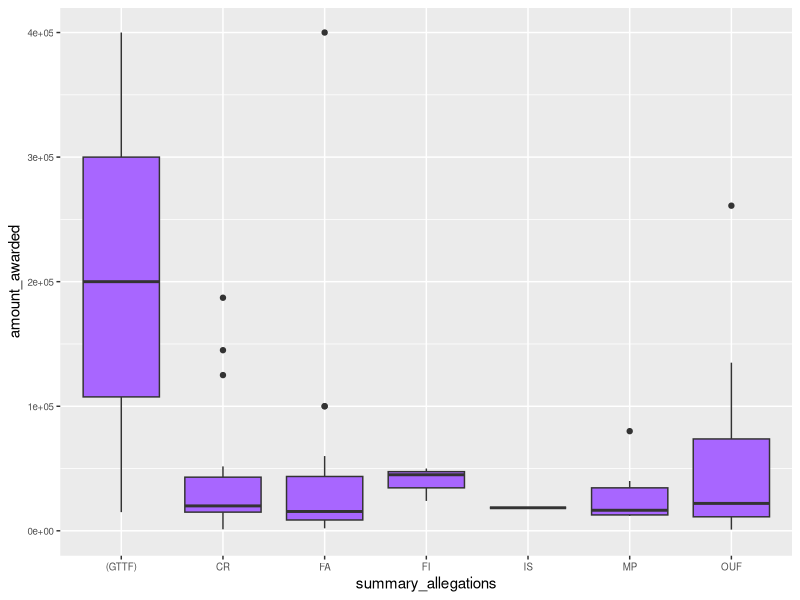
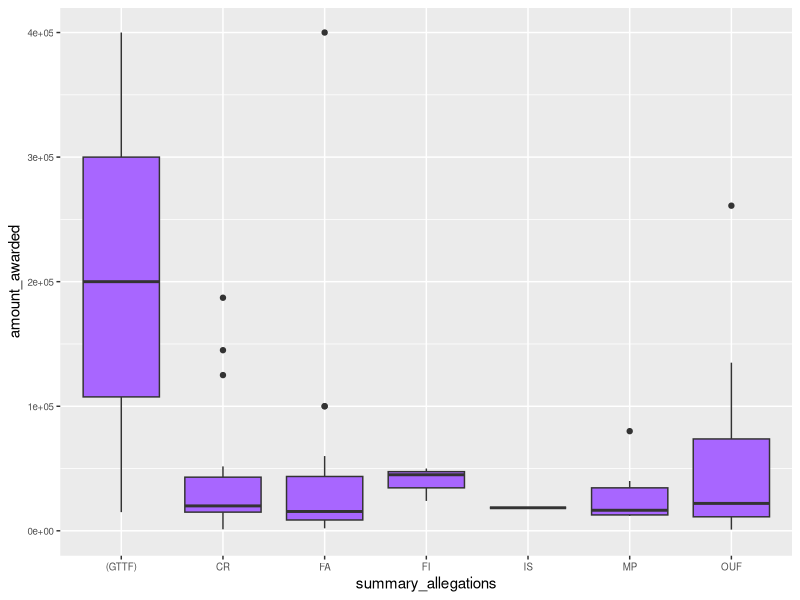

Generate these figures, in order, with R:
library(dplyr)
library(ggplot2)
library(stringr)

baltimore_data <- read.csv("../data/baltimore_edited.csv")

sum_over <- baltimore_data %>% 
  filter(amount_awarded > 400000)

View(sum_over)

max <- max(baltimore_data$amount_awarded)
print(max)

baltimore_data$summary_allegations <- toupper(baltimore_data$summary_allegations)

baltimore_data$summary_allegations <- str_replace(baltimore_data$summary_allegations, "POLICE MISCONDUCT - FALSE ARREST", "FA")
baltimore_data$summary_allegations <- str_replace(baltimore_data$summary_allegations, "VIOLATION OF CIVIL RIGHTS", "CR")
baltimore_data$summary_allegations <- str_replace(baltimore_data$summary_allegations, "POLICE MISCONDUCT - MALICIOUS PROSECUTION", "MP")
baltimore_data$summary_allegations <- str_replace(baltimore_data$summary_allegations, "POLICE MISCONDUCT - USE OF FORCE", "OUF")
baltimore_data$summary_allegations <- str_replace(baltimore_data$summary_allegations, "POLICE MISCONDUCT - ILLEGAL SEARCH", "IS")
baltimore_data$summary_allegations <- str_replace(baltimore_data$summary_allegations, "POLICE MISCONDUCT - FALSE IMPRISONMENT", "FI")
baltimore_data$summary_allegations <- str_replace(baltimore_data$summary_allegations, "OFFICER MISCONDUCT ", "")


baltimore_boxplot <- ggplot(baltimore_data, aes(x = as.factor(summary_allegations), y = amount_awarded)) +
  geom_boxplot(fill = "#a866ff") +
  xlab("summary_allegations") +
  ylim(0, 400000) +
  theme(axis.text = element_text(size = 7))

baltimore_boxplot

unique_allegations <- unique(baltimore_data$summary_allegations)
print(unique_allegations)


baltimore_boxplot

View(baltimore_data)

